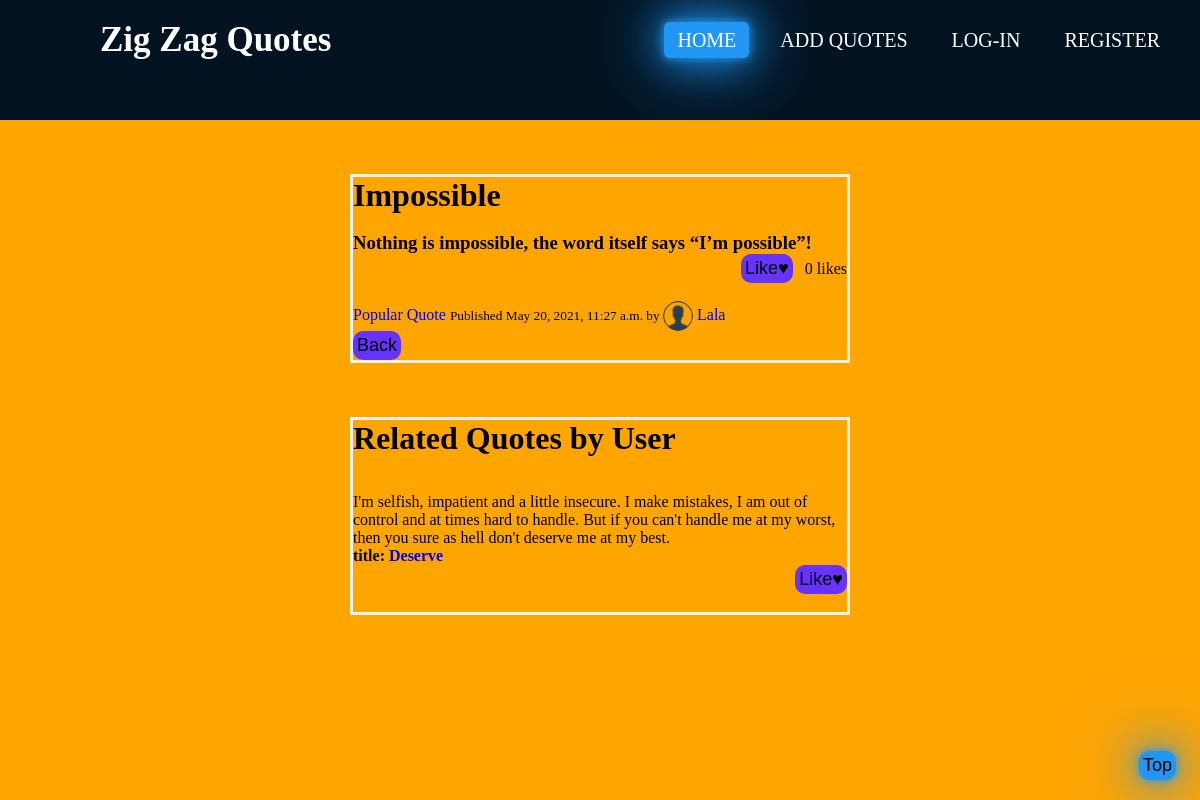
The app's page /quote_detail/1/Popular Quote/ with its own data.
### quotes/models.py (models this page shows, shortened)
class Quote(models.Model):
    author = models.ForeignKey(settings.AUTH_USER_MODEL, on_delete=models.CASCADE, related_name='quotes')
    title = models.CharField(max_length=250)
    body = models.TextField()
    users_like = models.ManyToManyField(settings.AUTH_USER_MODEL, related_name='Quotes_liked', blank=True)
    time = models.DateTimeField(auto_now_add=True, db_index=True)
    category = models.CharField(max_length=250, default='Popular Quote')
    def total_likes(self):
        return self.users_like.count()

class Profile(models.Model):
    profile_pic = models.ImageField(default="profile.png", upload_to='images/', blank=True, null=True)
    user = models.OneToOneField(settings.AUTH_USER_MODEL, on_delete=models.CASCADE)
    bio = models.CharField(max_length=250, default="I am")
    date_of_birth = models.DateField(blank=True, null=True)
    facebook_url = models.CharField(max_length=250, null=True, blank=True)
    youtube_url = models.CharField(max_length=250, null=True, blank=True)
    twitter_url = models.CharField(max_length=250, null=True, blank=True)
    linkedin_url = models.CharField(max_length=250, null=True, blank=True)
    instagram_url = models.CharField(max_length=250, null=True, blank=True)

### quotes/views.py (the view)
# urls.py: path('quote_detail/<int:pk>/<str:category>/', views.QuoteDetail.as_view(), name='quote_detail'),
class QuoteDetail(DetailView):
    model = Quote
    template_name = "quotes/quote_detail.html"
    def get_context_data(self, **kwargs):
        context = super().get_context_data(**kwargs)
        query = Quote.objects.get(id=self.kwargs['pk'])
        context['total_likes'] = query.total_likes()
        context['post'] = Quote.objects.filter(author=query.author)
        context['post1'] = len(Quote.objects.filter(author=query.author))
        liked = False
        if query.users_like.filter(id=self.request.user.id).exists():
            liked = True
        context['liked'] = liked
        return context

### quotes/templates/quotes/quote_detail.html (shortened to what this page needs)
{% extends "home_layout.html" %}
{% load static %}
{% block content %}
    <h1>{{quote.title|safe}}</h1><br>
    <h3>{{quote.body|safe}}</h3>
        <form action="{% url 'quotes:quote_like' quote.pk %}" method ="POST" style="text-align:right;">
        {% if liked %}
            <input type="submit" name="quote_id" value="Like&#9829;" style="color:red;">
        {% else %}
            <input type="submit" name="quote_id" value="Like&#9829;" >
        {% endif %}&ensp;{{total_likes}} likes
        </form><br>
    <a href="{% url 'quotes:categories' quote.category|slugify %}" >{{quote.category|safe}}</a>
    <small> Published {{quote.time }} by </small>
            {% if quote.author.profile.profile_pic %}
            <img class="image" src="{{quote.author.profile.profile_pic.url}}">
                {% else %}<img class="image" src="{% static 'profile.png' %}">
            {% endif %}
             <a  href="{% url 'profile_page' quote.author.profile.id %}">{{quote.author|capfirst}}</a>&ensp;
<br><button><a href="{% url 'quotes:home' %}" style="color:black;">Back</a></button>
{% endblock %}
{% block footer %}
<h1>Related Quotes by User</h1><br><br>
{% if post1 == 1 %}
<p>No More Post...........</p><br><br>
{% else %}
    {% for post in post %}
        {% if post.title != quote.title %}
                  <blockquote >{{post.body|safe}}</blockquote>
                  <h4>title: <a  href="{% url 'quotes:quote_detail' post.pk post.category|slugify %}">{{post.title|safe}}</a></h4>
                  <form action="{% url 'quotes:quote_like' post.pk %}" method ="POST" style="text-align:right;">
                       <input type="submit" value="Like&#9829;">
                  </form><br>
        {% endif %}
         {% endfor %}
{% endif %}
{% endblock %}

### quotes/templates/home_layout.html (style rules this page uses)
* { padding: 0; margin: 0; text-decoration: none; list-style: none; box-sizing: border-box; }
body { background: orange; }
input, button, label { border-radius: 10px; border: none; padding: 4px; color: #000; background-color: #6633FF; font-size: 18px; }

### quotes/templates/quotes/quote_detail.html (style rules this page uses)
.image { vertical-align: middle; width: 30px; height: 30px; border-radius: 50%; }

### records on screen
Quote: title "Impossible", body "Nothing is impossible, the word itself says “I’m possible”!", category "Popular Quote", time "May 20, 2021, 11:27 a.m.", author.profile.profile_pic (placeholder picture), author "Lala"
Quote: body "I'm selfish, impatient and a little insecure. I make mistakes, I am out of control and at times hard to handle. But if you can't handle me at my worst, then you sure as hell don't deserve me at my best.", title "Deserve"

### other values on screen
{{ total_likes }} "0"
